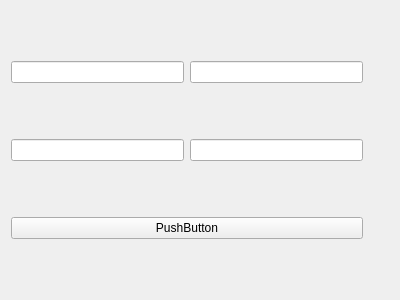
<?xml version="1.0" encoding="UTF-8"?>
<ui version="4.0">
 <class>Form</class>
 <widget class="QWidget" name="Form">
  <property name="geometry">
   <rect>
    <x>0</x>
    <y>0</y>
    <width>400</width>
    <height>300</height>
   </rect>
  </property>
  <property name="windowTitle">
   <string>Form</string>
  </property>
  <layout class="QHBoxLayout" name="horizontalLayout_3">
   <item>
    <layout class="QVBoxLayout" name="verticalLayout">
     <item>
      <layout class="QHBoxLayout" name="horizontalLayout">
       <item>
        <widget class="QLineEdit" name="x1"/>
       </item>
       <item>
        <widget class="QLineEdit" name="y1"/>
       </item>
      </layout>
     </item>
     <item>
      <layout class="QHBoxLayout" name="horizontalLayout_2">
       <item>
        <widget class="QLineEdit" name="x2"/>
       </item>
       <item>
        <widget class="QLineEdit" name="x_2"/>
       </item>
      </layout>
     </item>
     <item>
      <widget class="QPushButton" name="pushButton">
       <property name="text">
        <string>PushButton</string>
       </property>
      </widget>
     </item>
    </layout>
   </item>
   <item>
    <widget class="QLabel" name="label">
     <property name="text">
      <string/>
     </property>
     <property name="pixmap">
      <pixmap resource="../resource/resource.qrc">:/image/logobrazil.png</pixmap>
     </property>
    </widget>
   </item>
   <item>
    <widget class="QLabel" name="label_2">
     <property name="text">
      <string/>
     </property>
     <property name="pixmap">
      <pixmap resource="../resource/resource.qrc">:/pin/FotoTriangulacao_Cursor</pixmap>
     </property>
    </widget>
   </item>
  </layout>
 </widget>
 <resources>
  <include location="../resource/resource.qrc"/>
 </resources>
 <connections/>
</ui>
